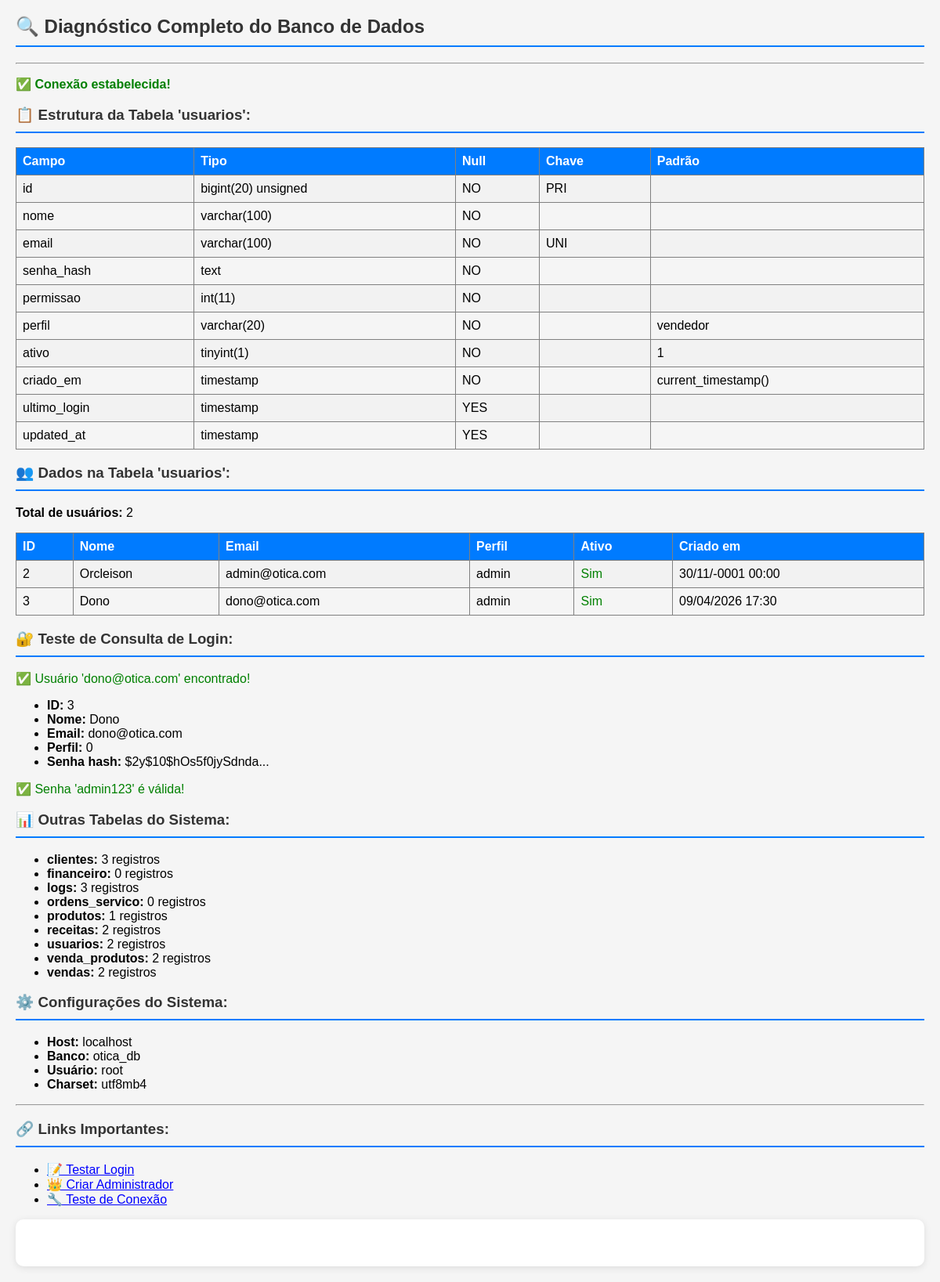
Page /otica/diagnostico_banco.php on the committed database.
### tables this page shows
CREATE TABLE `usuarios` (
  `id` bigint(20) UNSIGNED NOT NULL,
  `nome` varchar(100) NOT NULL,
  `email` varchar(100) NOT NULL,
  `senha_hash` text NOT NULL,
  `permissao` int(11) NOT NULL,
  `perfil` varchar(20) NOT NULL DEFAULT 'vendedor',
  `ativo` tinyint(1) NOT NULL DEFAULT 1,
  `criado_em` timestamp NOT NULL DEFAULT current_timestamp(),
  `ultimo_login` timestamp NULL DEFAULT NULL,
  `updated_at` timestamp NULL DEFAULT NULL
);

### otica/config/database_compatibility.php (called while the page is built)
<?php
class DatabaseCompatibility {
    public static function getUserFields() {
        static $fields = null;
        if ($fields === null) {
            try {
                $db = Database::getInstance()->getConnection();
                $stmt = $db->query("DESCRIBE usuarios");
                $columns = $stmt->fetchAll();
                $fields = [
                    "senha" => "senha",
                    "perfil" => "perfil"
                ];
                foreach ($columns as $column) {
                    if ($column["Field"] === "senha_hash") {
                        $fields["senha"] = "senha_hash";
                    }
                    if ($column["Field"] === "permissao") {
                        $fields["perfil"] = "permissao";
                    }
                }
            } catch (Exception $e) {
                $fields = [
                    "senha" => "senha",
                    "perfil" => "perfil"
                ];
            }
        }
        return $fields;
    }
    public static function buildUserQuery($email) {
        $fields = self::getUserFields();
        $senha_field = $fields["senha"];
        $perfil_field = $fields["perfil"];
        return "SELECT id, nome, email, {$senha_field} as senha, {$perfil_field} as perfil FROM usuarios WHERE email = ?";
    }
}
?>

### otica/diagnostico_banco.php (the view, shortened to what this page needs)
<?php
require_once 'config/database_compatibility.php';
echo "<h2>🔍 Diagnóstico Completo do Banco de Dados</h2>";
echo "<hr>";
try {
    $pdo = new PDO("mysql:host=".DB_HOST.";dbname=".DB_NAME.";charset=".DB_CHARSET, DB_USER, DB_PASS);
    $pdo->setAttribute(PDO::ATTR_ERRMODE, PDO::ERRMODE_EXCEPTION);
    echo "<p style='color: green;'>✅ <strong>Conexão estabelecida!</strong></p>";
    echo "<h3>📋 Estrutura da Tabela 'usuarios':</h3>";
    $stmt = $pdo->query("DESCRIBE usuarios");
    $colunas = $stmt->fetchAll();
    echo "<table border='1' style='border-collapse: collapse; width: 100%; margin: 10px 0;'>";
    echo "<tr style='background-color: #f0f0f0;'>";
    echo "<th style='padding: 8px;'>Campo</th>";
    echo "<th style='padding: 8px;'>Tipo</th>";
    echo "<th style='padding: 8px;'>Null</th>";
    echo "<th style='padding: 8px;'>Chave</th>";
    echo "<th style='padding: 8px;'>Padrão</th>";
    echo "</tr>";
    foreach ($colunas as $coluna) {
        echo "<tr>";
        echo "<td style='padding: 8px;'>" . $coluna['Field'] . "</td>";
        echo "<td style='padding: 8px;'>" . $coluna['Type'] . "</td>";
        echo "<td style='padding: 8px;'>" . $coluna['Null'] . "</td>";
        echo "<td style='padding: 8px;'>" . $coluna['Key'] . "</td>";
        echo "<td style='padding: 8px;'>" . $coluna['Default'] . "</td>";
        echo "</tr>";
    }
    echo "</table>";
    echo "<h3>👥 Dados na Tabela 'usuarios':</h3>";
    $stmt = $pdo->query("SELECT COUNT(*) as total FROM usuarios");
    $total = $stmt->fetch();
    echo "<p><strong>Total de usuários:</strong> " . $total['total'] . "</p>";
    if ($total['total'] > 0) {
        $stmt = $pdo->query("SELECT id, nome, email, perfil, ativo, criado_em as created_at FROM usuarios ORDER BY id");
        $usuarios = $stmt->fetchAll();
        echo "<table border='1' style='border-collapse: collapse; width: 100%; margin: 10px 0;'>";
        echo "<tr style='background-color: #f0f0f0;'>";
        echo "<th style='padding: 8px;'>ID</th>";
        echo "<th style='padding: 8px;'>Nome</th>";
        echo "<th style='padding: 8px;'>Email</th>";
        echo "<th style='padding: 8px;'>Perfil</th>";
        echo "<th style='padding: 8px;'>Ativo</th>";
        echo "<th style='padding: 8px;'>Criado em</th>";
        echo "</tr>";
        foreach ($usuarios as $usuario) {
            $status = $usuario['ativo'] == 1 ? 'Sim' : 'Não';
            $statusColor = $usuario['ativo'] == 1 ? 'green' : 'red';
            echo "<tr>";
            echo "<td style='padding: 8px;'>" . $usuario['id'] . "</td>";
            echo "<td style='padding: 8px;'>" . htmlspecialchars($usuario['nome']) . "</td>";
            echo "<td style='padding: 8px;'>" . htmlspecialchars($usuario['email']) . "</td>";
            echo "<td style='padding: 8px;'>" . htmlspecialchars($usuario['perfil']) . "</td>";
            echo "<td style='padding: 8px; color: " . $statusColor . ";'>" . $status . "</td>";
            echo "<td style='padding: 8px;'>" . date('d/m/Y H:i', strtotime($usuario['created_at'])) . "</td>";
            echo "</tr>";
        }
        echo "</table>";
    }
    echo "<h3>🔐 Teste de Consulta de Login:</h3>";
    $stmt = $pdo->prepare(DatabaseCompatibility::buildUserQuery('dono@otica.com'));
    $stmt->execute(['dono@otica.com']);
    $usuario = $stmt->fetch();
    if ($usuario) {
        echo "<p style='color: green;'>✅ Usuário 'dono@otica.com' encontrado!</p>";
        echo "<ul>";
        echo "<li><strong>ID:</strong> " . $usuario['id'] . "</li>";
        echo "<li><strong>Nome:</strong> " . htmlspecialchars($usuario['nome']) . "</li>";
        echo "<li><strong>Email:</strong> " . htmlspecialchars($usuario['email']) . "</li>";
        echo "<li><strong>Perfil:</strong> " . htmlspecialchars($usuario['perfil']) . "</li>";
        echo "<li><strong>Senha hash:</strong> " . substr($usuario['senha'], 0, 20) . "...</li>";
        echo "</ul>";
        if (password_verify('admin123', $usuario['senha'])) {
            echo "<p style='color: green;'>✅ Senha 'admin123' é válida!</p>";
        } else {
            echo "<p style='color: red;'>❌ Senha 'admin123' é inválida!</p>";
        }
    } else {
        echo "<p style='color: red;'>❌ Usuário 'dono@otica.com' não encontrado!</p>";
    }
    echo "<h3>📊 Outras Tabelas do Sistema:</h3>";
    $stmt = $pdo->query("SHOW TABLES");
    $tabelas = $stmt->fetchAll();
    echo "<ul>";
    foreach ($tabelas as $tabela) {
        $nomeTabela = array_values($tabela)[0];
        $stmt2 = $pdo->query("SELECT COUNT(*) as total FROM `$nomeTabela`");
        $total = $stmt2->fetch();
        echo "<li><strong>$nomeTabela:</strong> " . $total['total'] . " registros</li>";
    }
    echo "</ul>";
    echo "<h3>⚙️ Configurações do Sistema:</h3>";
    echo "<ul>";
    echo "<li><strong>Host:</strong> " . DB_HOST . "</li>";
    echo "<li><strong>Banco:</strong> " . DB_NAME . "</li>";
    echo "<li><strong>Usuário:</strong> " . DB_USER . "</li>";
    echo "<li><strong>Charset:</strong> " . DB_CHARSET . "</li>";
    echo "</ul>";
} catch (PDOException $e) {
    echo "<p style='color: red;'>❌ <strong>Erro:</strong> " . $e->getMessage() . "</p>";
}
echo "<hr>";
echo "<h3>🔗 Links Importantes:</h3>";
echo "<ul>";
echo "<li><a href='login.php' style='color: blue;'>📝 Testar Login</a></li>";
echo "<li><a href='criar_admin.php' style='color: blue;'>👑 Criar Administrador</a></li>";
echo "<li><a href='teste_conexao.php' style='color: blue;'>🔧 Teste de Conexão</a></li>";
echo "</ul>";
?>
<!DOCTYPE html>
<html lang="pt-BR">
<head>
</head>
<body>
    <div class="container">
    </div>
</body>
</html>

### otica/diagnostico_banco.php (style rules this page uses)
body { font-family: Arial, sans-serif; max-width: 1200px; margin: 0 auto; padding: 20px; background-color: #f5f5f5; }
.container { background: white; padding: 30px; border-radius: 10px; box-shadow: 0 2px 10px rgba(0,0,0,0.1); }
h2, h3 { color: #333; border-bottom: 2px solid #007bff; padding-bottom: 10px; }
table { margin: 15px 0; }
th, td { padding: 8px; text-align: left; }
th { background-color: #007bff; color: white; }
tr:nth-child(even) { background-color: #f2f2f2; }

### rows in the picture
usuarios: id "2", nome "Orcleison", email "admin@otica.com", perfil "admin", ativo "Sim", criado_em "30/11/-0001 00:00"
usuarios: id "3", nome "Dono", email "dono@otica.com", perfil "admin", ativo "Sim", criado_em "09/04/2026 17:30", permissao "0", senha_hash "$2y$10$hOs5f0jySdnda"

### other values in the picture
$coluna['Field'] "id"
$coluna['Type'] "bigint(20) unsigned"
$coluna['Null'] "NO"
$coluna['Key'] "PRI"
$coluna['Field'] "nome"
$coluna['Type'] "varchar(100)"
$coluna['Field'] "email"
$coluna['Key'] "UNI"
$coluna['Field'] "senha_hash"
$coluna['Type'] "text"
$coluna['Field'] "permissao"
$coluna['Type'] "int(11)"
$coluna['Field'] "perfil"
$coluna['Type'] "varchar(20)"
$coluna['Default'] "vendedor"
